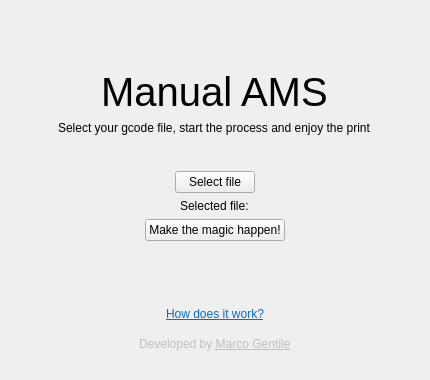
<?xml version="1.0" encoding="UTF-8"?>
<ui version="4.0">
 <class>MainWindow</class>
 <widget class="QMainWindow" name="MainWindow">
  <property name="geometry">
   <rect>
    <x>0</x>
    <y>0</y>
    <width>430</width>
    <height>380</height>
   </rect>
  </property>
  <property name="minimumSize">
   <size>
    <width>430</width>
    <height>0</height>
   </size>
  </property>
  <property name="windowTitle">
   <string>Manual AMS</string>
  </property>
  <widget class="QWidget" name="centralwidget">
   <layout class="QVBoxLayout" name="verticalLayout">
    <item>
     <spacer name="vs">
      <property name="orientation">
       <enum>Qt::Orientation::Vertical</enum>
      </property>
      <property name="sizeType">
       <enum>QSizePolicy::Policy::MinimumExpanding</enum>
      </property>
      <property name="sizeHint" stdset="0">
       <size>
        <width>20</width>
        <height>40</height>
       </size>
      </property>
     </spacer>
    </item>
    <item alignment="Qt::AlignmentFlag::AlignHCenter">
     <widget class="QLabel" name="title_label">
      <property name="font">
       <font>
        <pointsize>30</pointsize>
       </font>
      </property>
      <property name="text">
       <string>Manual AMS</string>
      </property>
     </widget>
    </item>
    <item alignment="Qt::AlignmentFlag::AlignHCenter">
     <widget class="QLabel" name="subtitle_label">
      <property name="text">
       <string>Select your gcode file, start the process and enjoy the print</string>
      </property>
     </widget>
    </item>
    <item>
     <spacer name="vs_2">
      <property name="orientation">
       <enum>Qt::Orientation::Vertical</enum>
      </property>
      <property name="sizeType">
       <enum>QSizePolicy::Policy::Fixed</enum>
      </property>
      <property name="sizeHint" stdset="0">
       <size>
        <width>20</width>
        <height>30</height>
       </size>
      </property>
     </spacer>
    </item>
    <item alignment="Qt::AlignmentFlag::AlignHCenter">
     <widget class="QPushButton" name="select_button">
      <property name="text">
       <string>Select file</string>
      </property>
     </widget>
    </item>
    <item alignment="Qt::AlignmentFlag::AlignHCenter">
     <widget class="QLabel" name="status_label">
      <property name="text">
       <string>Selected file:</string>
      </property>
     </widget>
    </item>
    <item alignment="Qt::AlignmentFlag::AlignHCenter">
     <widget class="QPushButton" name="update_button">
      <property name="text">
       <string>Make the magic happen!</string>
      </property>
     </widget>
    </item>
    <item>
     <spacer name="vs_3">
      <property name="orientation">
       <enum>Qt::Orientation::Vertical</enum>
      </property>
      <property name="sizeType">
       <enum>QSizePolicy::Policy::MinimumExpanding</enum>
      </property>
      <property name="sizeHint" stdset="0">
       <size>
        <width>20</width>
        <height>40</height>
       </size>
      </property>
     </spacer>
    </item>
    <item alignment="Qt::AlignmentFlag::AlignHCenter">
     <widget class="QLabel" name="how_label">
      <property name="text">
       <string>&lt;html&gt;&lt;head/&gt;&lt;body&gt;&lt;p&gt;&lt;a href=&quot;https://github.com/marcgen98/ManualAMS/blob/main/README.md&quot;&gt;&lt;span style=&quot; text-decoration: underline; color:#006ed2;&quot;&gt;How does it work?&lt;/span&gt;&lt;/a&gt;&lt;/p&gt;&lt;/body&gt;&lt;/html&gt;</string>
      </property>
      <property name="openExternalLinks">
       <bool>true</bool>
      </property>
     </widget>
    </item>
    <item>
     <spacer name="vs_4">
      <property name="orientation">
       <enum>Qt::Orientation::Vertical</enum>
      </property>
      <property name="sizeType">
       <enum>QSizePolicy::Policy::Fixed</enum>
      </property>
      <property name="sizeHint" stdset="0">
       <size>
        <width>20</width>
        <height>10</height>
       </size>
      </property>
     </spacer>
    </item>
    <item alignment="Qt::AlignmentFlag::AlignHCenter">
     <widget class="QLabel" name="label">
      <property name="text">
       <string>&lt;p  style=&quot;color:rgba(0, 0, 0, 0.2);&quot;&gt;Developed by &lt;a href=&quot;https://github.com/marcgen98&quot;&gt;&lt;span style=&quot;text-decoration: underline; color:rgba(0, 0, 0, 0.2);&quot;&gt;Marco Gentile&lt;/span&gt;&lt;/a&gt;&lt;/p&gt;</string>
      </property>
      <property name="openExternalLinks">
       <bool>true</bool>
      </property>
     </widget>
    </item>
    <item>
     <spacer name="vs_5">
      <property name="orientation">
       <enum>Qt::Orientation::Vertical</enum>
      </property>
      <property name="sizeType">
       <enum>QSizePolicy::Policy::Fixed</enum>
      </property>
      <property name="sizeHint" stdset="0">
       <size>
        <width>20</width>
        <height>20</height>
       </size>
      </property>
     </spacer>
    </item>
   </layout>
  </widget>
 </widget>
 <resources/>
 <connections/>
</ui>
